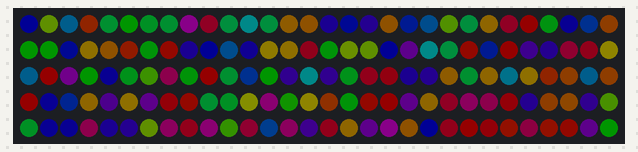
The sketch below on a simulated Arduino Uno, built with avr-gcc and run on an emulated ATmega328P. On the bench: 150 RGB LEDs in strip order, left to right, continuing on the next row. Dim RGB values are drawn brighter than linear; random numbers use the default seed unless the sketch sets one.

Above: at 0.82 s.
At 4.92 s:
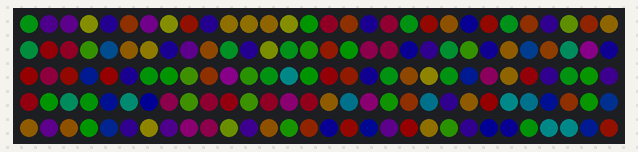
At 9.35 s:
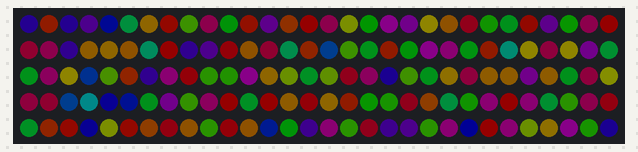
At 15.35 s:
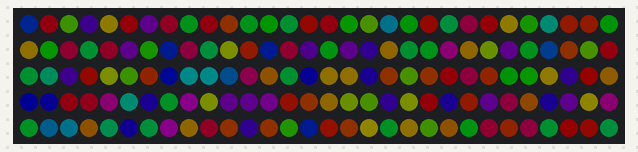
At 21.67 s:
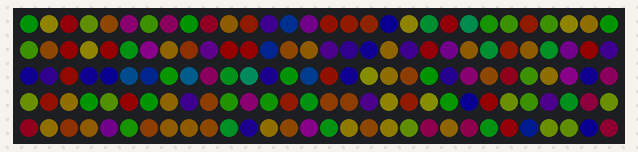
At 39.68 s:
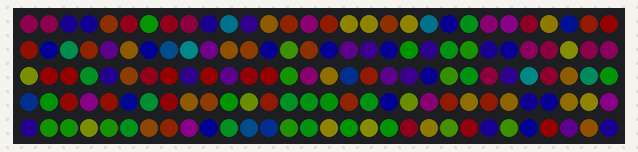

The sketch:

Rainbow_constant_seizure.ino
```cpp
// Rainbow seizure simulator

#include <FastLED.h>

#define LED_PIN 7
#define COLOR_ORDER GRB
#define CHIPSET WS2811
#define NUM_LEDS 150
CRGB leds[NUM_LEDS];
#define seizureTime 25
#define BRIGHTNESS 20

void setup() {
  FastLED.addLeds<CHIPSET, LED_PIN, COLOR_ORDER>(leds, NUM_LEDS);
  FastLED.setBrightness(BRIGHTNESS);
}

void loop() {
  for(int i = 0; i < NUM_LEDS; i = i + 1){
    leds[i]=CHSV(random8(),255,255);
  }
  delay(seizureTime);
  FastLED.show();
  for(int i = 0; i < NUM_LEDS; i = i + 1){
    leds[i]=CRGB::Black;
  }
  delay(seizureTime);
  FastLED.show();

}
```
